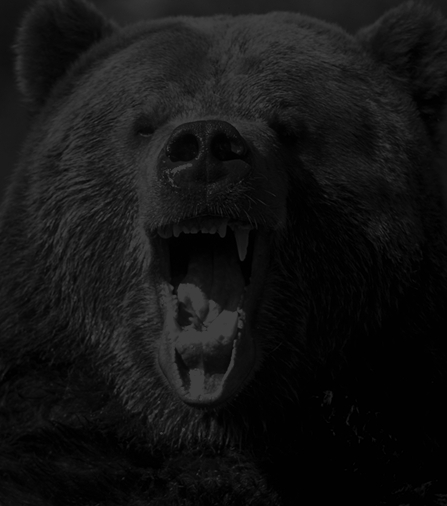
#> input picture Bear.jpg, 447 x 506 px
$ python _b3.16.py
#> lines starting #> are read from the running program, lines starting #| are printed output that depends on the picture; after the words box and inside, x2 and y2 are one past the last pixel; in counts of white or black regions, pixels touching at a corner belong together
#> further down, img is the input picture: shape (506, 447); min 0, max 64, mean 19.9
import matplotlib.pyplot as plt
import cv2
import numpy as np
import os

def ConnectedComponent(imgin):
    ret, temp = cv2.threshold(imgin, 20, 255, cv2.THRESH_BINARY)
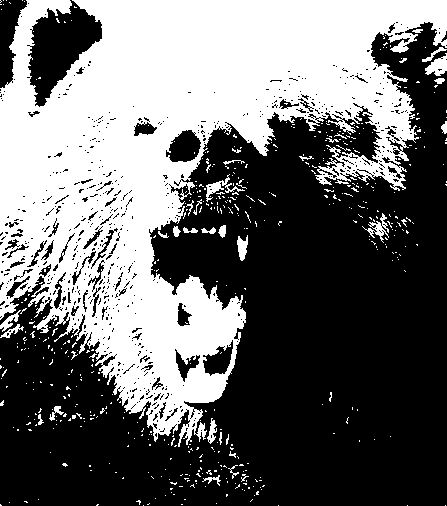
#> temp: shape (506, 447); 42% white; 528 white regions (494 under 20 px), largest, box (x1, y1, x2, y2) and area: (0, 0, 447, 447) 90895, (425, 53, 447, 76) 285, (206, 174, 245, 202) 258
    temp = cv2.medianBlur(temp, 7)
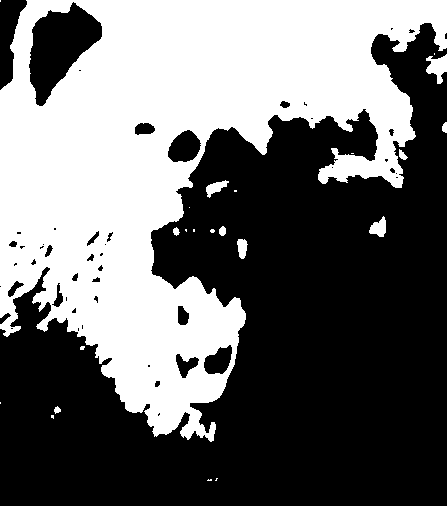
#> temp: shape (506, 447); 42.6% white; 23 white regions (13 under 20 px), largest, box (x1, y1, x2, y2) and area: (0, 0, 447, 442) 95173, (426, 54, 447, 84) 362, (369, 216, 386, 237) 223
    num_labels, label = cv2.connectedComponents(temp)
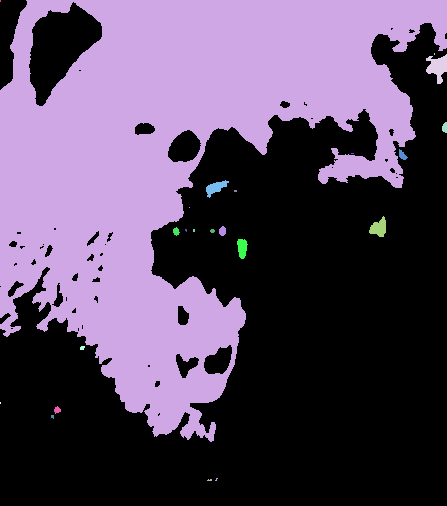
#> label: shape (506, 447) int32; 24 distinct labels, from 0 to 23; one colour per label, 0 black
#> num_labels = 24
    print('Co %d thanh phan lien thong' % (num_labels-1))
#| Co 23 thanh phan lien thong

    a = np.zeros(num_labels, np.int32)
#> a = 24 values from 0 to 0
    M, N = label.shape
#> M = 506; N = 447
    color = 150
    for x in range(0, M):
        for y in range(0, N):
            r = label[x, y]
            a[r] = a[r] + 1
            if r > 0:
                label[x,y] = label[x,y] + color
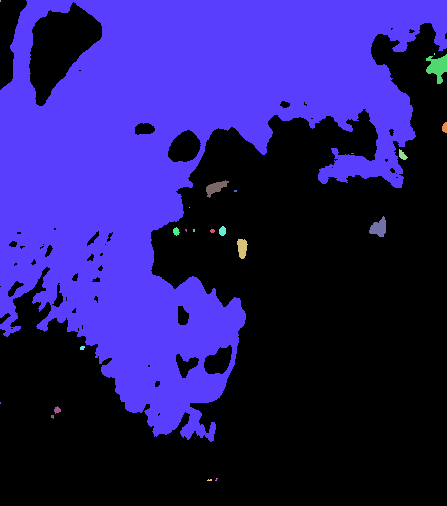
#> label: shape (506, 447) int32; 24 distinct labels, from 0 to 173; one colour per label, 0 black
#> after the loop, a = 24 values, max 129758 at index 0, min 1 at index 10, mean 9424.2

    for r in range(1, num_labels):
        print('%4d %10d' % (r, a[r]))
#> this loop made 23 passes
#|    1          2
#|    2      95173
#|    3          2
#|    4        362
#|    5         44
#|    6         55
#|    7          3
#|    8        193
#> (further printed lines are left out)
    return label.astype(np.uint8)
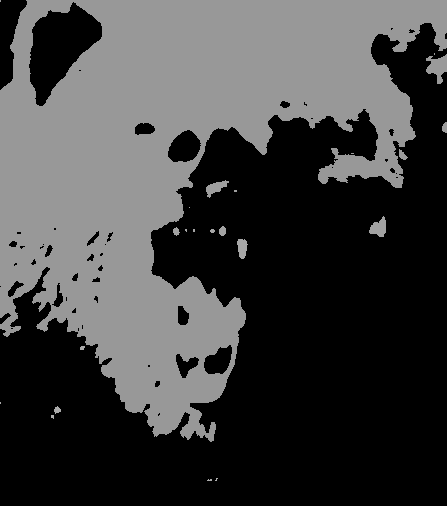
#> returned value: shape (506, 447); min 0, max 173, mean 64.8

#for binary image only
#union-find algorithm
# [45 lines left out: function connected_components, not called in this run]

img = cv2.imread("./Bear.jpg", cv2.IMREAD_GRAYSCALE)
res = ConnectedComponent(img)
cv2.imshow("Result", res)
cv2.waitKey(0)
cv2.destroyAllWindows()
